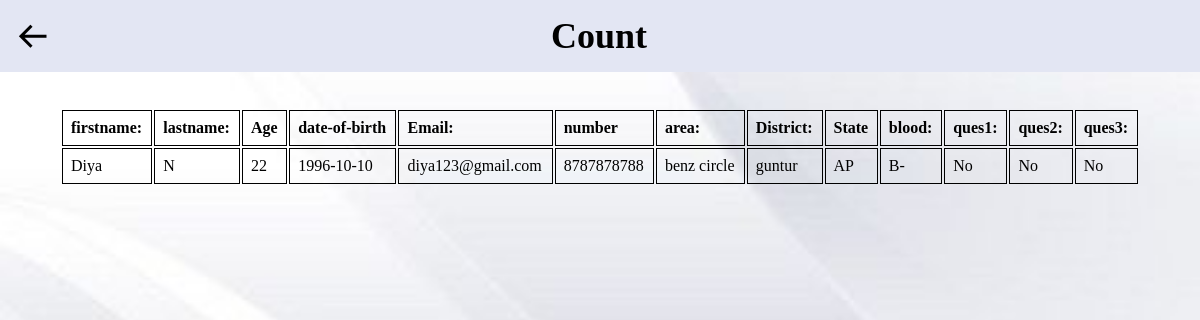
Screenshot of /donor_B-.php with the database file from the repository.
### tables this page shows
CREATE table donor_register
(
    id INT PRIMARY KEY AUTO_INCREMENT,
    firstname VARCHAR(50) NOT NULL,
    lastname VARCHAR(50) NOT NULL,
    age INT,
    dob DATE,
    email VARCHAR(50),
    num VARCHAR(20),
    area VARCHAR(20),
    district VARCHAR(20),
    state VARCHAR(20),
    blood ENUM('A+','A-','B+','B-','AB+','AB-','O+','O-'),
    ques1 ENUM('Yes','No'),
    ques2 ENUM('Yes','No'),
    ques3 ENUM('Yes','No')
);

### donor_B-.php (the view, shortened to what this page needs)
<?php
 $con = mysqli_connect("localhost","root","","register1");
        $query="select * from donor_register where blood='B-'";
?>
<!DOCTYPE html>
<html lang="en">
<head>
    <link href='https://unpkg.com/boxicons@2.1.4/css/boxicons.min.css' rel='stylesheet'>
</head>
<body>
   <div class="row1">
    <div class="register">
    <i class='bx bx-arrow-back' onclick="window.location.href='donor_count.php'"></i>
        <h2>Count</h2>
    </div>
<br><br>
<div class="row">
    <div class="col-md-8">
            <table >
            <tr>
            <th>firstname:</th>
                <th>lastname:</th>
                <th>Age</th>
                <th>date-of-birth</th>
                <th>Email:</th>
                <th>number</th>
                <th>area:</th>
                <th>District:</th>
                <th>State</th>
                <th>blood:</th>
                <th>ques1:</th>
                <th>ques2:</th>
                <th>ques3:</th>
            </tr>
            <?php
               $query_run=mysqli_query( $con, $query );
               while($row= mysqli_fetch_assoc($query_run)){
                $firstname=$row["firstname"];
                $lastname=$row["lastname"];
                $age=$row["age"];
                $dob=$row["dob"];
                $email=$row["email"];
                $num=$row["num"];
                $area=$row["area"];
                $district = $row['district'];
                $state= $row['state'];
                $blood=$row["blood"];
                $ques1=$row["ques1"];
                $ques2=$row["ques2"];
                $ques3=$row["ques3"];
            ?>
                    <tr>
                    <td><?php echo $firstname;?></td>
                        <td><?php echo $lastname;?></td>
                        <td><?php echo $age;?></td>
                        <td><?php echo $dob;?></td>
                        <td><?php echo $email;?></td>
                        <td><?php echo $num;?></td>
                        <td><?php echo $area;?></td>
                        <td><?php echo $district;?></td>
                        <td><?php echo $state;?></td>
                        <td><?php echo $blood;?></td>
                        <td><?php echo $ques1;?></td>
                        <td><?php echo $ques2;?></td>
                        <td><?php echo $ques3;?></td>
                    </tr>
            <?php
            }
            ?>
        </table>
    </div>
   </div>
</body>
</html>

### donor_B-.php (style rules this page uses)
* { margin: 0; padding: 0; text-decoration: none; list-style: none; }
body { background-image: url("img/back1.jpg"); background-size: cover; background-repeat: no-repeat; }
.row1 .register { display: flex; align-items: center; background-color: #E3E6F3; padding: 15px; }
.row1 .register h2 { font-size: 36px; margin: 0; }
.row1 .register i.bx { margin-right: 500px; cursor: pointer; font-size: 36px; right: 10px; left: 10px; }
.row .col-md-8 table { width: 90%; margin: auto; }
.row .col-md-8 th, td { border: 1px solid; text-align: left; padding: 8px; }

### rows the page displays
donor_register: firstname "Diya", lastname "N", age "22", dob "1996-10-10", email "diya123@gmail.com", num "8787878788", area "benz circle", district "guntur", state "AP", blood "B-", ques1 "No", ques2 "No", ques3 "No"
